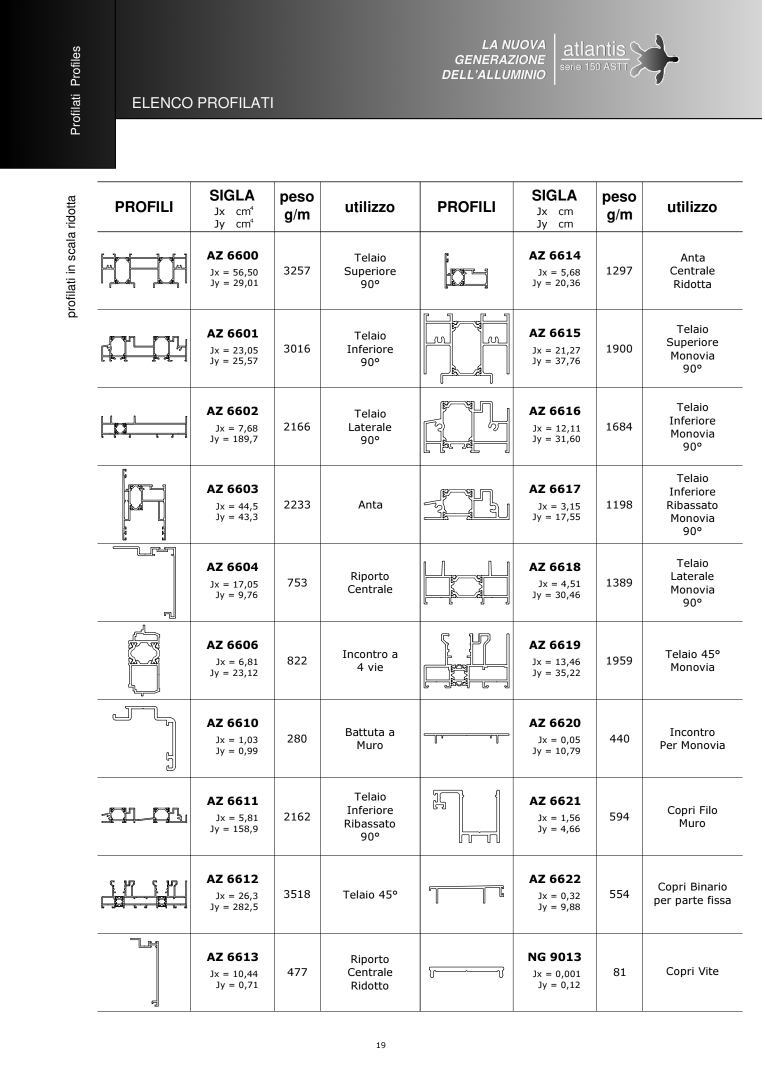
#> input picture Profili_cataloghi/_atl150_p21_source.png, 1530 x 2160 px (shown at 1/2 size)
$ python _fix_six.py
#> lines starting #> are read from the running program, lines starting #| are printed output that depends on the picture; after the words box and inside, x2 and y2 are one past the last pixel; in counts of white or black regions, pixels touching at a corner belong together
from PIL import Image, ImageFilter
from pathlib import Path
from collections import OrderedDict
src=Image.open(Path('Profili_cataloghi')/'_atl150_p21_source.png').convert('L')
out=Path('Profili_ritagliati')
# Coordinates verified against the source page: isolate the five individual profile drawings.
# AZ6600, 6601, 6602, 6603, 6604 in the left illustration column.
boxes=OrderedDict([
 ('AZ6600',(183,508,368,601)),
 ('AZ6601',(181,668,368,765)),
 ('AZ6602',(182,824,367,918)),
 ('AZ6603',(208,929,326,1083)),
 ('AZ6604',(177,1078,300,1155)),
])
# AZ4653 section profile, from the original clean 512px crop: retain all strokes and just trim whitespace.
for code,box in boxes.items():
    im=src.crop(box)
    # grayscale threshold to suppress paper texture but retain antialiased catalog linework
    im=im.filter(ImageFilter.UnsharpMask(radius=1.4,percent=130,threshold=2))
    im=im.point(lambda v: 0 if v<190 else 255,mode='L')
    bb=im.point(lambda v:255 if v<245 else 0).getbbox()
    if bb:
        pad=5; bb=(max(0,bb[0]-pad),max(0,bb[1]-pad),min(im.width,bb[2]+pad),min(im.height,bb[3]+pad))
        im=im.crop(bb)
    scale=min(1200/max(im.size),4)
    im=im.resize((round(im.width*scale),round(im.height*scale)),Image.Resampling.LANCZOS)
    im=im.point(lambda v:0 if v<185 else 255,mode='L')
    im.save(out/f'{code}.png',optimize=True)
#> this loop made 5 passes
#> bb on passes 1 to 5: (15, 0, 185, 73), (17, 0, 187, 60), (16, 2, 185, 57), (0, 0, 118, 154), (13, 0, 123, 39)
#> pass 1, `im=src.crop(box)`:
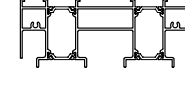
#> im: PIL image 185x93 L; min 0, max 255, mean 227.8
#> pass 1, `im=im.filter(ImageFilter.UnsharpMask(radius=1.4,percent=130,threshold=..`:
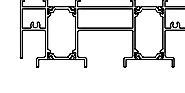
#> im: PIL image 185x93 L; min 0, max 255, mean 225.7
#> pass 1, `im=im.point(lambda v: 0 if v<190 else 255,mode='L')`:
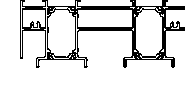
#> im: PIL image 185x93 L; 86.6% white; 1 black region, box (x1, y1, x2, y2) and area: (20, 0, 185, 68) 2298
#> pass 1, `im=im.crop(bb)`:
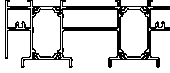
#> im: PIL image 170x73 L; 81.5% white; 1 black region, box (x1, y1, x2, y2) and area: (5, 0, 170, 68) 2298
#> after the loop:
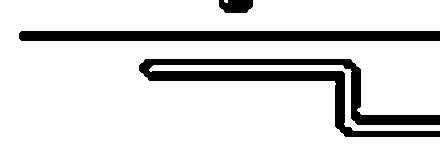
#> im: PIL image 440x156 L; 84.9% white; 3 black regions, box (x1, y1, x2, y2) and area: (139, 59, 440, 137) 5789, (19, 31, 440, 41) 4204, (219, 0, 253, 13) 385
#> after the loop, pad = 5
# AZ4653 was already clean in the source illustration folder; preserve its full contour and improve only contrast/upscale.
#> (the run stopped early here; a loop or call above may not have finished)

$ run again, with fase5/dopo7a_chiaro_carico.png copied over Profili_cataloghi/_atl150_p21_source.png
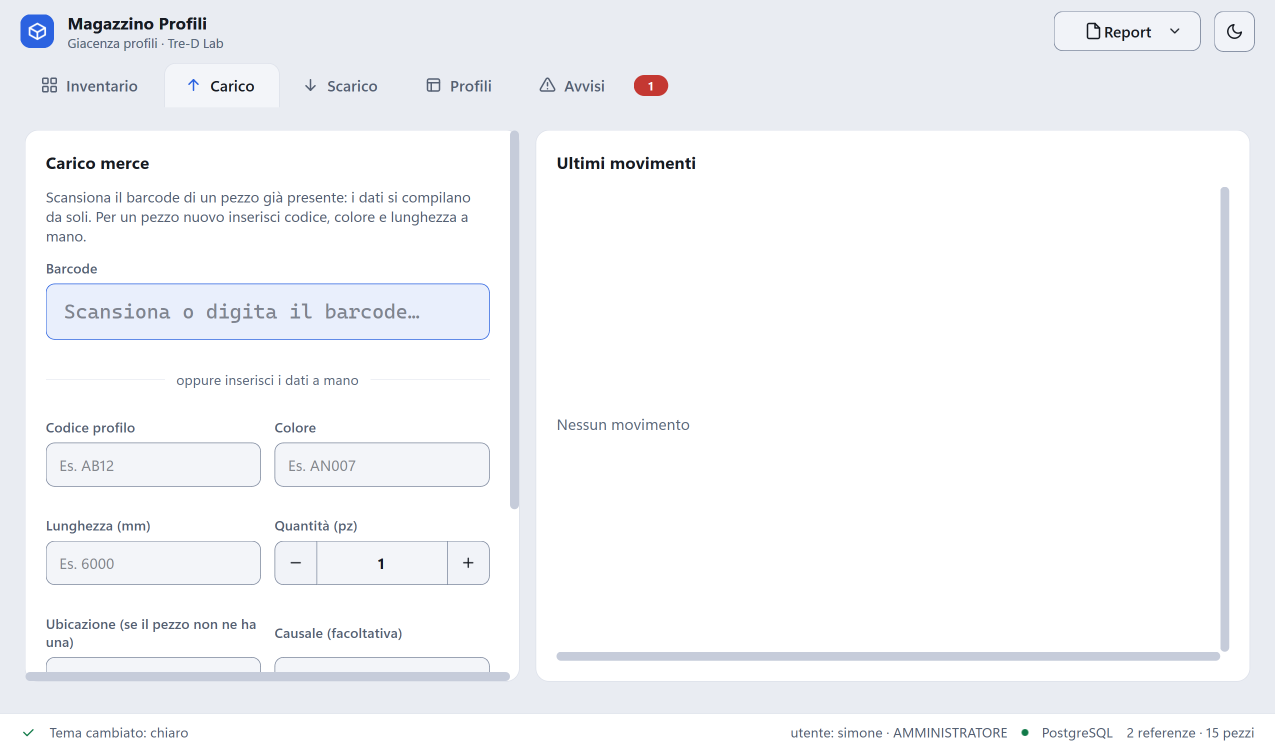
#> input picture fase5/dopo7a_chiaro_carico.png, 2550 x 1500 px (shown at 1/2 size)
#> the loop `for code,box in boxes.items():` made 5 passes
#> bb on passes 1 to 5: (0, 20, 185, 66), (0, 5, 187, 97), (0, 16, 185, 68), (0, 0, 118, 154), (0, 0, 123, 65)
#> pass 1, `im=im.point(lambda v: 0 if v<190 else 255,mode='L')`:
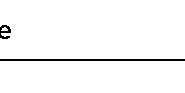
#> im: PIL image 185x93 L; 97.4% white; black in thin lines or dots, all inside (x1, y1, x2, y2) = (0, 25, 185, 61)
#> after the loop `for code,box in boxes.items():`:
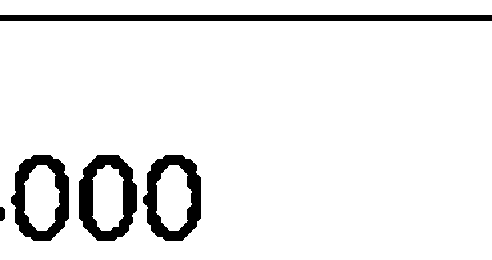
#> im: PIL image 492x260 L; 92.2% white; 5 black regions, box (x1, y1, x2, y2) and area: (0, 15, 492, 21) 2952, (79, 155, 137, 241) 2389, (11, 155, 69, 241) 2256, (143, 155, 201, 241) 2256, (0, 207, 5, 221) 64
#> after the loop `for code,box in boxes.items():`: pad = 5
